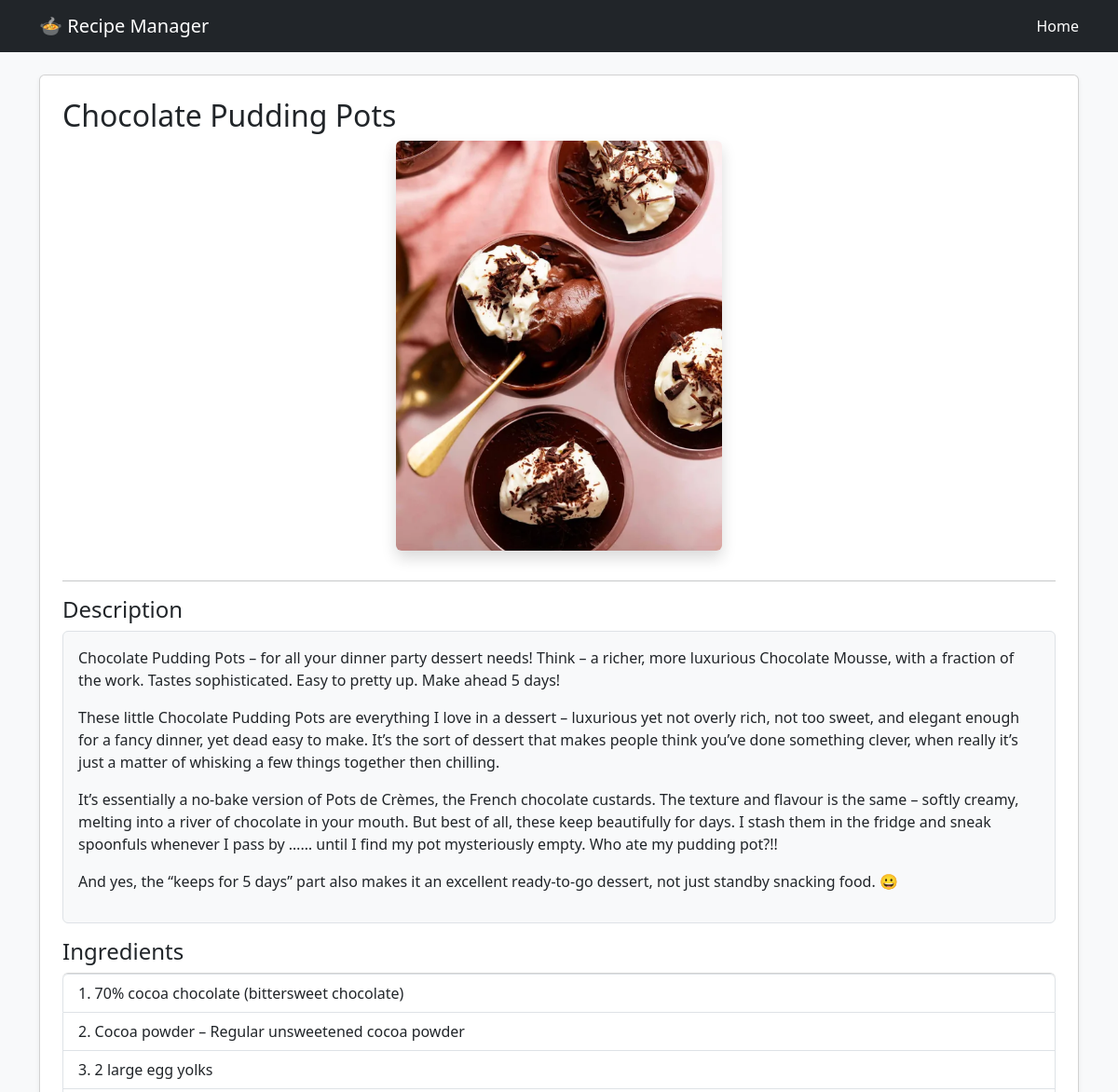
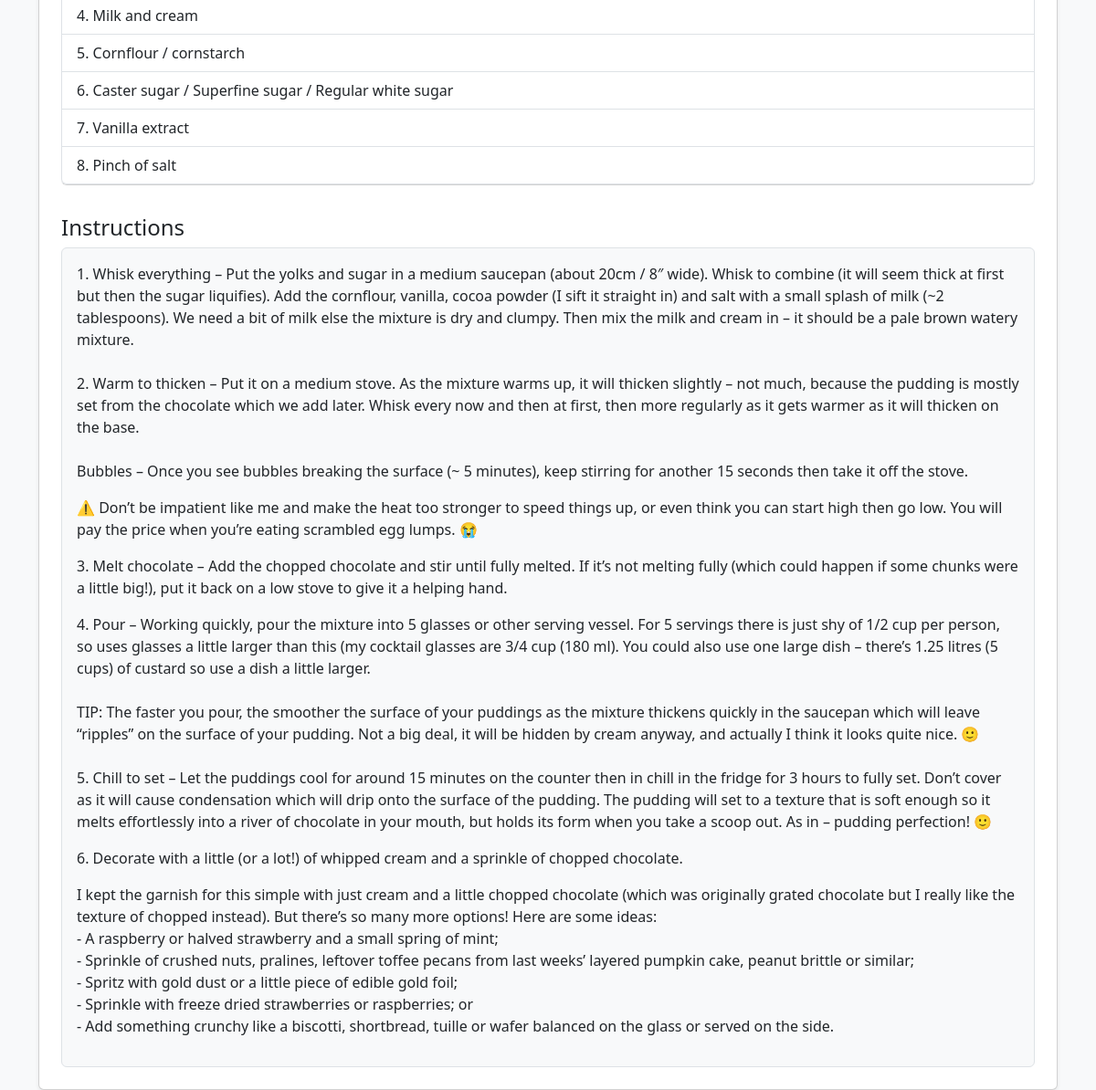
Page /recipe/1/ on the committed database (2 pictures, top to bottom).
### recipes/models.py (models this page shows, shortened)
class Recipe(models.Model):
    title = models.CharField(max_length=200)
    description = models.TextField()
    ingredients = models.TextField()
    instructions = models.TextField()
    image = models.ImageField(upload_to='recipes/')
    category = models.ForeignKey(Category, on_delete=models.CASCADE)
    creator = models.ForeignKey(User, on_delete=models.CASCADE)
    created_at = models.DateTimeField(auto_now_add=True)

### recipes/views.py (the view)
# urls.py: path('recipe/<int:id>/', views.recipe_detail, name='recipe_detail'),
def recipe_detail(request, id):
    recipe = get_object_or_404(Recipe, id=id)
    raw = recipe.ingredients
    items = raw.split(",")
    ingredients_list = [
        re.sub(r"^\d+\.\s*", "", item).strip()
        for item in items
        if item.strip()
    ]
    return render(request, "recipes/detail.html", {
        "recipe": recipe,
        "ingredients_list": ingredients_list
    })

### recipes/templates/recipes/detail.html
{% extends "base.html" %}
{% block content %}
<div class="card p-4 shadow-sm">
    <h2>{{ recipe.title }}</h2>
    {% if recipe.image %}
    <div class="text-center mb-3">
    <img src="{{ recipe.image.url }}"
         class="img-fluid rounded shadow"
         alt="{{ recipe.title }}"
         style="max-width: 350px;">
    </div>
    {% endif %}
    <hr>
    <h4>Description</h4>
    <div class="p-3 border rounded bg-light">
    {{ recipe.description|linebreaks }}
    </div>
    <h4 class="mt-3">Ingredients</h4>
    <ul class="list-group mb-3">
        {% for item in ingredients_list %}
            <li class="list-group-item">{{ item }}</li>
        {% endfor %}
    </ul>
    <h4 class="mt-3">Instructions</h4>
    <div class="p-3 border rounded bg-light">
    {{ recipe.instructions|linebreaks }}
    </div>
</div>
{% endblock %}

### recipes/templates/base.html (style rules this page uses)
body { background-color: #f8f9fa; }

### rows in the picture
Recipe: title "Chocolate Pudding Pots", image (picture), description "Chocolate Pudding Pots – for all your dinner party dessert needs! Think – a richer, more luxurious Chocolate Mousse, with a fraction of the work. Tastes sophisticated. Easy to pretty up. Make ahead 5 days! These little Chocolate Pudding Pots are everything I love in a dessert – luxurious yet not overly rich, not too sweet, and elegant enough for a fancy dinner, yet dead easy to make. It’s the sort of dessert that makes people think you’ve done something clever, when really it’s just a matter of whisking a few things together then chilling. It’s essentially a no-bake version of Pots de Crèmes, the French chocolate custards. The texture and flavour is the same – softly creamy, melting into a…", instructions "1. Whisk everything – Put the yolks and sugar in a medium saucepan (about 20cm / 8″ wide). Whisk to combine (it will seem thick at first but then the sugar liquifies). Add the cornflour, vanilla, cocoa powder (I sift it straight in) and salt with a small splash of milk (~2 tablespoons). We need a bit of milk else the mixture is dry and clumpy. Then mix the milk and cream in – it should be a pale brown watery mixture. 2. Warm to thicken – Put it on a medium stove. As the mixture warms up, it will thicken slightly – not much, because the pudding is mostly set from the chocolate which we add later. Whisk every now and then at first, then more regularly as it gets warmer as it will thicken on…"

### other values in the picture
{{ item }} "1. 70% cocoa chocolate (bittersweet chocolate)" "2. Cocoa powder – Regular unsweetened cocoa powder" "3. 2 large egg yolks" "4. Milk and cream" "5. Cornflour / cornstarch" "6. Caster sugar / Superfine sugar / Regular white sugar" "7. Vanilla extract" "8. Pinch of salt"
